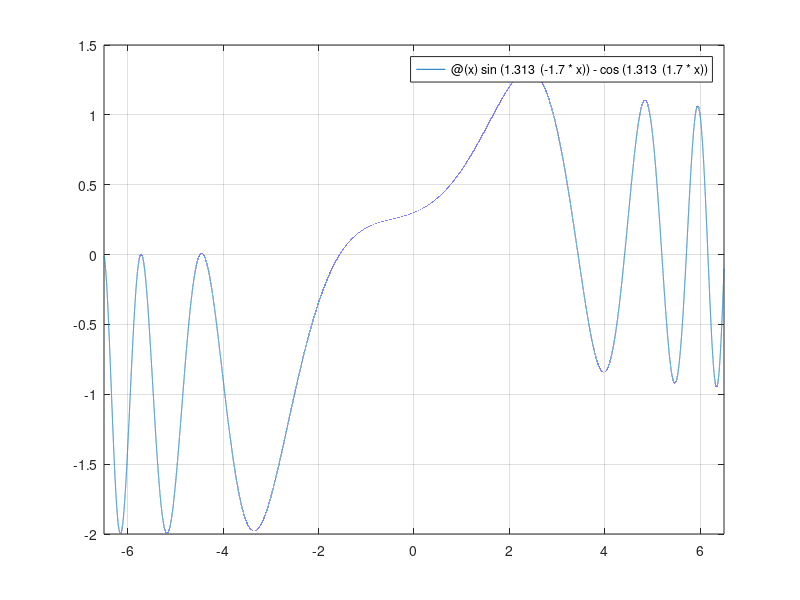

Write MATLAB code to recreate this figure. (Note: this script raises an error after producing the figure.)
% plot_ex12.m
fun_fun=@(x)sin(1.313^(-1.7*x))-cos(1.313^(1.7*x));
fplot(fun_fun, [-6.5, 6.5]); grid on; hold on
[xm, ym]=ginput(3);    % Use mouse cursor carefully to locate minima 
TXT1=['1st Local Min (square) @x= ', num2str(xm(1))];
gtext(TXT1, 'fontsize', 11)
text(-2,0,['2nd Local Min (circle) @x= ', num2str(xm(2))]);
text(-2, -0.5, ['3rd Local Min (star)   @x= ', num2str(xm(3))]);
plot(xm(1),ym(1),'rs', xm(2),ym(2), 'bo', xm(3),ym(3), 'kp', ...
'markersize',13,'markerfacecolor', 'm'); hold off
title('sin(1.313^{-1.7*x})-cos(1.313^{1.7x}')
xlabel('\it x'), ylabel('\it f(x)')
